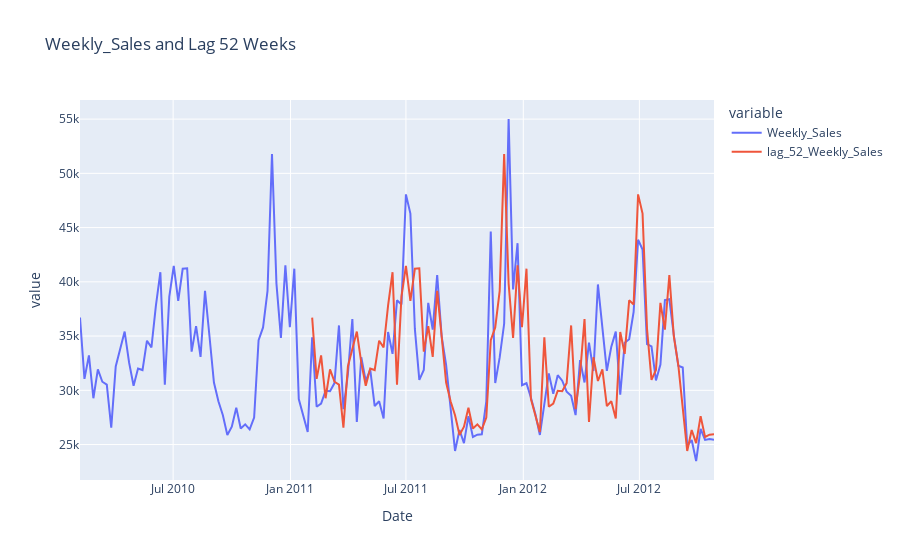

Here is the notebook cell this chart was saved with:
### Code cell
view_data_horizon(train_df, target="Weekly_Sales", store=10, dept=11, back_horizon=52)

### Figure 1 — Plotly figure (JSON) as saved in the notebook; plotly's stock layout.template omitted (floating-point values rounded to 4 significant figures; data arrays with more than 128 entries replaced by an {"elided": "..."} marker saying what was removed)
{"data": [{"hovertemplate": "variable=Weekly_Sales<br>Date=%{x}<br>value=%{y}<extra></extra>", "legendgroup": "Weekly_Sales", "line": {"color": "#636efa", "dash": "solid"}, "marker": {"symbol": "circle"}, "mode": "lines", "name": "Weekly_Sales", "orientation": "v", "showlegend": true, "type": "scatter", "x": {"elided": "143 str values"}, "xaxis": "x", "y": {"elided": "143 float values"}, "yaxis": "y"}, {"hovertemplate": "variable=lag_52_Weekly_Sales<br>Date=%{x}<br>value=%{y}<extra></extra>", "legendgroup": "lag_52_Weekly_Sales", "line": {"color": "#EF553B", "dash": "solid"}, "marker": {"symbol": "circle"}, "mode": "lines", "name": "lag_52_Weekly_Sales", "orientation": "v", "showlegend": true, "type": "scatter", "x": {"elided": "143 str values"}, "xaxis": "x", "y": {"elided": "143 float values"}, "yaxis": "y"}], "layout": {"legend": {"title": {"text": "variable"}, "tracegroupgap": 0}, "title": {"text": "Weekly_Sales and Lag 52 Weeks"}, "xaxis": {"anchor": "y", "domain": [0, 1], "title": {"text": "Date"}}, "yaxis": {"anchor": "x", "domain": [0, 1], "title": {"text": "value"}}}}
